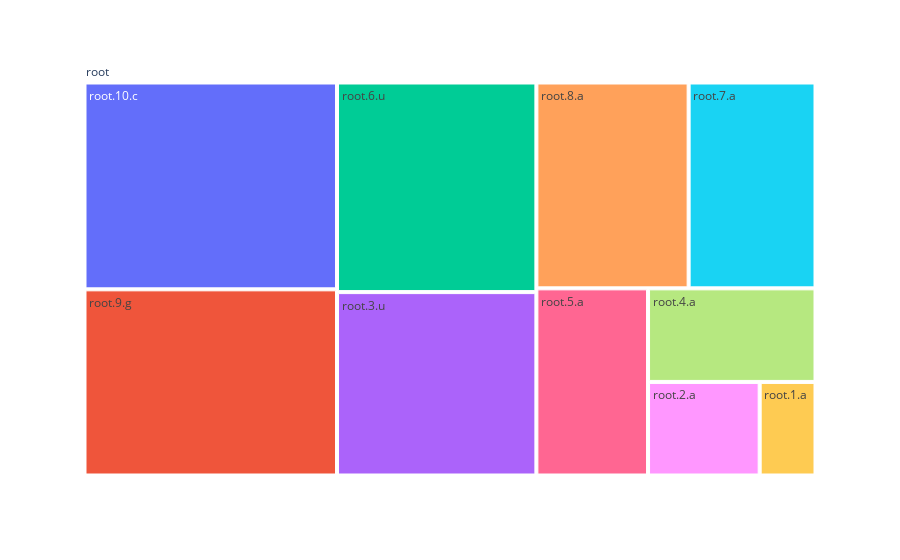

This figure's notebook cell:
### Code cell
fig = px.treemap(data, names='id', parents='parent', values='value')
fig.show()

### Figure 1 — Plotly figure (JSON) as saved in the notebook; plotly's stock layout.template omitted (floating-point values rounded to 4 significant figures)
{"data": [{"domain": {"x": [0, 1], "y": [0, 1]}, "hovertemplate": "id=%{label}<br>value=%{value}<br>parent=%{parent}<extra></extra>", "labels": ["root", "root.1.a", "root.2.a", "root.4.a", "root.5.a", "root.7.a", "root.8.a", "root.3.u", "root.6.u", "root.9.g", "root.10.c"], "name": "", "parents": [null, "root", "root", "root", "root", "root", "root", "root", "root", "root", "root"], "type": "treemap", "values": [0, 1, 2, 3, 4, 5, 6, 7, 8, 9, 10]}], "layout": {"legend": {"tracegroupgap": 0}, "margin": {"t": 60}}}
